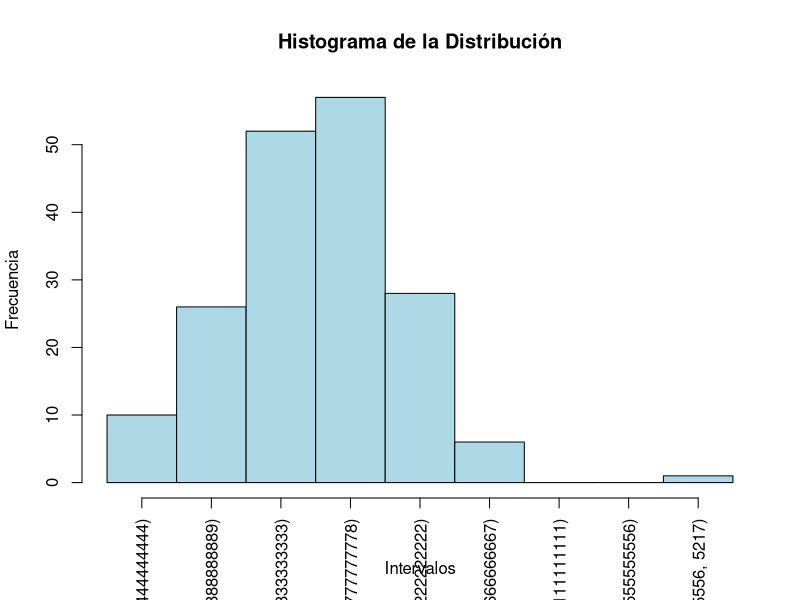

The R source for this figure:
numeros <- c(1387, 1754, 1817, 1040, 1273, 1529, 3082, 1951, 2692, 1206, 1342, 443, 754, 1621, 870, 1174, 1412, 1809, 2415, 1546,
             2148, 2207, 2282, 1428, 1889, 1166, 1320, 2265, 1323, 1760, 1919, 2387, 2866, 732, 1464, 1626, 1762, 1915, 2119, 1766,
             2201, 996, 2813, 323, 352, 482, 1144, 1485, 1509, 1638, 1961, 2127, 2430, 1704, 1876, 2010, 2165, 2281, 2389, 335,
             968, 1298, 1410, 1553, 1648, 2071, 2116, 1500, 1549, 2348, 2498, 294, 1115, 1124, 1532, 1688, 1822, 1897, 2445, 2886,
             820, 1266, 1741, 1772, 1932, 2380, 2422, 2446, 369, 978, 1238, 1818, 1824, 1907, 1938, 1940, 2197, 2646, 1461, 1731,
             2230, 2341, 3292, 1108, 1295, 1344, 1906, 1952, 2070, 2454, 1606, 1680, 1827, 1915, 2084, 2639, 842, 1963, 2089, 2338,
             3043, 1059, 1674, 1807, 2086, 2236, 2928, 1269, 4717, 1797, 1955, 2199, 2482, 2701, 3210, 377, 1220, 1401, 2175, 1118,
             2584, 2666, 2991, 934, 2063, 2083, 2856, 2989, 910, 1536, 1957, 2240, 2695, 1325, 2280, 2279, 2626, 1501, 1752, 2088,
             2370, 2637, 1426, 2944, 2147, 1973, 2502, 783, 1538, 2339, 2700, 2222, 2597, 2742, 1837, 2842, 2434, 1640, 1821, 2487)

k <- ceiling(1 + log2(length(numeros)))

maximo <- max(numeros)
minimo <- min(numeros)

# Tamaño de los intervalos
amplitud <- (maximo - minimo) / k

#redondear a la centena más cercana
roundToNearestHundred <- function(x) {
  round(x / 100) * 100
}

amplitud <- roundToNearestHundred(amplitud)

# Creacion de intervalos y distribución de los datos en estos
intervalos <- cut(numeros, breaks = seq(200, maximo + 500, length.out = 10), right = FALSE)

tablaIntervalos <- table(intervalos)
totalDatos <- length(numeros)  # Total de datos

# inicializando listas para almacenar las frecuencias
frecuenciaAcumulada <- numeric(length(tablaIntervalos))
frecuenciaRelativa <- numeric(length(tablaIntervalos))

acumulado <- 0
for (i in 1:length(tablaIntervalos)) {
  frecuenciaRelativa[i] <- tablaIntervalos[i] / totalDatos
  acumulado <- acumulado + tablaIntervalos[i]
  frecuenciaAcumulada[i] <- acumulado
}

# creando un data frame
df <- data.frame(
  Intervalo = names(tablaIntervalos),
  Frecuencia = as.numeric(tablaIntervalos),
  FrecuenciaRelativa = frecuenciaRelativa,
  FrecuenciaAcumulada = frecuenciaAcumulada
)

print(df)

#HISTOGRAMA WWOOOW
hist(numeros, breaks = seq(200, maximo + 500, length.out = 10),
     col = "lightblue", border = "black",
     main = "Histograma de la Distribución",
     xlab = "Intervalos", ylab = "Frecuencia",
     xaxt = "n")  # Ocultar etiquetas automáticas del eje X

# puntos medios de los intervalos
intervalos <- seq(200, maximo + 500, length.out = 10)  #usando los mismos breaks de hist
puntos_medios <- intervalos[-length(intervalos)] + diff(intervalos) / 2  

# etiquetas
etiquetas <- paste0("[", head(intervalos, -1), ", ", tail(intervalos, -1), ")")
axis(1, at = puntos_medios, labels = etiquetas, las = 2)

